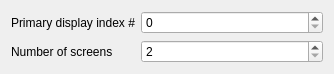
<?xml version="1.0" encoding="UTF-8"?>
<ui version="4.0">
 <class>KWin::VDOPConfigForm</class>
 <widget class="QWidget" name="KWin::TDOPConfigForm">
  <property name="geometry">
   <rect>
    <x>0</x>
    <y>0</y>
    <width>334</width>
    <height>59</height>
   </rect>
  </property>
  <property name="windowTitle">
   <string>VDOP Config</string>
  </property>
  <layout class="QFormLayout" name="formLayout">
   <item row="0" column="0">
    <widget class="QLabel">
     <property name="text">
      <string>Primary display index #</string>
     </property>
    </widget>
   </item>
   <item row="0" column="1">
    <widget class="QSpinBox" name="kcfg_primaryOutputIndex">
     <property name="cleanText">
      <string notr="true">Index number of the primary display</string>
     </property>
    </widget>
   </item>
   <item row="1" column="0">
    <widget class="QLabel">
     <property name="text">
      <string>Number of screens</string>
     </property>
    </widget>
   </item>
   <item row="1" column="1">
    <widget class="QSpinBox" name="kcfg_numberOfScreens">
     <property name="minimum">
      <number>2</number>
     </property>
    </widget>
   </item>
  </layout>
 </widget>
 <resources/>
</ui>
